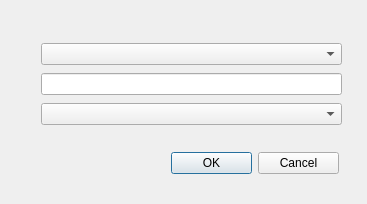
<?xml version="1.0" encoding="UTF-8"?>
<ui version="4.0">
 <class>prompterAddExit</class>
 <widget class="QDialog" name="prompterAddExit">
  <property name="geometry">
   <rect>
    <x>0</x>
    <y>0</y>
    <width>367</width>
    <height>204</height>
   </rect>
  </property>
  <property name="windowTitle">
   <string>Dialog</string>
  </property>
  <widget class="QWidget" name="layoutWidget">
   <property name="geometry">
    <rect>
     <x>171</x>
     <y>150</y>
     <width>168</width>
     <height>27</height>
    </rect>
   </property>
   <layout class="QHBoxLayout" name="horizontalLayout">
    <item>
     <widget class="QPushButton" name="okButton">
      <property name="text">
       <string>OK</string>
      </property>
     </widget>
    </item>
    <item>
     <widget class="QPushButton" name="cancelButton">
      <property name="text">
       <string>Cancel</string>
      </property>
     </widget>
    </item>
   </layout>
  </widget>
  <widget class="QWidget" name="">
   <property name="geometry">
    <rect>
     <x>41</x>
     <y>41</y>
     <width>301</width>
     <height>89</height>
    </rect>
   </property>
   <layout class="QVBoxLayout" name="verticalLayout">
    <item>
     <widget class="QComboBox" name="addToComboBox"/>
    </item>
    <item>
     <widget class="QLineEdit" name="exitLineEdit"/>
    </item>
    <item>
     <widget class="QComboBox" name="targetComboBox"/>
    </item>
   </layout>
  </widget>
 </widget>
 <resources/>
 <connections/>
</ui>
